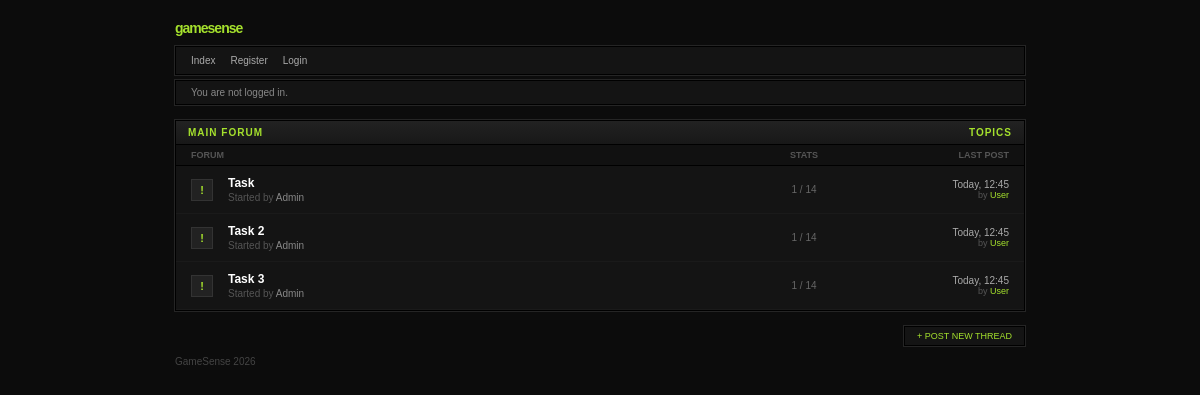
The page / on the database its author committed.
### tasks/models.py (models this page shows, shortened)
class Task(models.Model):
    STATUS_CHOICES = [
        ("todo", "To do"),
        ("in_progress", "In Progress"),
        ("done", "Done"),
    ]
    PRIORITY_CHOICES = [
        ("low", "Low"),
        ("medium", "Medium"),
        ("high", "High"),
    ]
    title = models.CharField(max_length=200)
    description = models.TextField()
    status = models.CharField(max_length=20, choices=STATUS_CHOICES, default="todo")
    priority = models.CharField(max_length=20, choices=PRIORITY_CHOICES, default="Medim")
    due_date = models.DateTimeField(null=True, blank=True)
    creator = models.ForeignKey(User, on_delete=models.CASCADE, related_name="tasks")

### tasks/views.py (the view)
# urls.py: path("", views.TaskListView.as_view(), name="task_list"),
class TaskListView(ListView):
    model = models.Task
    context_object_name = "tasks"
    template_name = "tasks/task_list.html"

### templates/tasks/task_list.html
{% extends 'base.html' %}
{% block content %}
<div class="forum-category">
    <div class="forum-header">
        <div style="display: flex; justify-content: space-between;">
            <span>Main Forum</span>
            <span>Topics</span>
        </div>
    </div>
    <div class="forum-content" style="padding: 0;">
        <table style="width: 100%; border-collapse: collapse; background: #141414;">
            <thead>
                <tr style="background: #111; color: #555; font-size: 9px; text-transform: uppercase;">
                    <th style="padding: 5px 15px; text-align: left; border-bottom: 1px solid #000;">Forum</th>
                    <th style="padding: 5px 15px; text-align: center; border-bottom: 1px solid #000; width: 50px;">Stats</th>
                    <th style="padding: 5px 15px; text-align: right; border-bottom: 1px solid #000; width: 150px;">Last Post</th>
                </tr>
            </thead>
            <tbody>
                {% for task in tasks %}
                <tr style="border-bottom: 1px solid #1a1a1a;">
                    <td style="padding: 10px 15px;">
                        <div style="display: flex; align-items: center;">
                            <div style="width: 20px; height: 20px; background: #222; border: 1px solid #333; margin-right: 15px; display: flex; align-items: center; justify-content: center; color: var(--accent); font-weight: bold;">
                                !
                            </div>
                            <div>
                                <a href="{% url 'tasks:task_detail' task.pk %}" style="color: #fff; text-decoration: none; font-weight: bold; font-size: 12px;">
                                    {{ task.title }}
                                </a>
                                <div style="color: #555; font-size: 10px; margin-top: 2px;">
                                    Started by <span style="color: #888;">{{ task.author|default:"Admin" }}</span>
                                </div>
                            </div>
                        </div>
                    </td>
                    <td style="text-align: center; color: #666; font-size: 10px;">
                        1 / 14
                    </td>
                    <td style="text-align: right; padding-right: 15px;">
                        <div style="color: #aaa; font-size: 10px;">Today, 12:45</div>
                        <div style="color: #555; font-size: 9px;">by <span style="color: var(--accent);">{{ task.author|default:"User" }}</span></div>
                    </td>
                </tr>
                {% empty %}
                <tr><td colspan="3" style="padding: 20px; text-align: center; color: #444;">No forum categories found.</td></tr>
                {% endfor %}
            </tbody>
        </table>
    </div>
</div>
<div style="margin-top: 10px; display: flex; justify-content: flex-end;">
    <a href="{% url 'tasks:task_create' %}" class="action-btn" style="background: var(--bg-panel); padding: 4px 12px; border: 1px solid #000; outline: 1px solid #252525; color: var(--accent);">
        + POST NEW THREAD
    </a>
</div>
{% endblock %}

### templates/base.html (style rules this page uses)
:root { --bg-body: #0c0c0c; --bg-panel: #141414; --bg-header: #1a1a1a; --accent: #a5e12d; --border-outer: #000000; --border-inner: #252525; --text-main: #d1d1d1; --text-muted: #888; }
body { background-color: var(--bg-body); color: var(--text-main); font-family: 'Verdana', 'Tahoma', sans-serif; font-size: 11px; margin: 0; padding: 20px; display: flex; flex-direction: column; align-items: center; }
.forum-category { background: var(--bg-panel); border: 1px solid var(--border-outer); outline: 1px solid var(--border-inner); margin-bottom: 15px; }
.forum-header { background: linear-gradient(to bottom, #222, #181818); padding: 6px 12px; border-bottom: 1px solid var(--border-outer); color: var(--accent); font-weight: bold; text-transform: uppercase; font-size: 10px; letter-spacing: 1px; }
.forum-content { padding: 10px 15px; }
.action-btn { color: #555; text-decoration: none; border: 1px solid #222; padding: 2px 5px; background: #111; font-size: 9px; text-transform: uppercase; }

### rows shown on the page
Task: title "Task", author "Admin", author "User"
Task: title "Task 2", author "Admin", author "User"
Task: title "Task 3", author "Admin", author "User"
